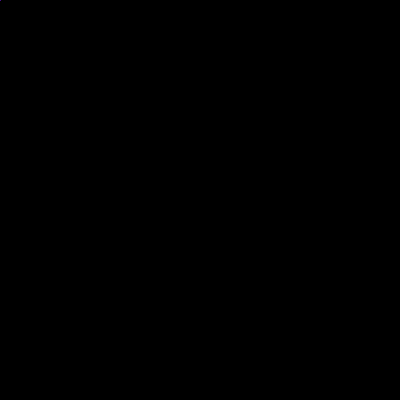
Frame 1 (no input)
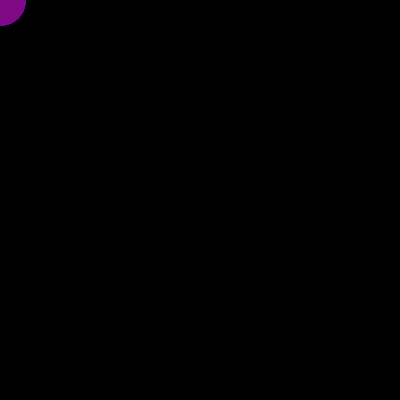
Frame 60 (the mouse pressed at the canvas centre just before this capture)
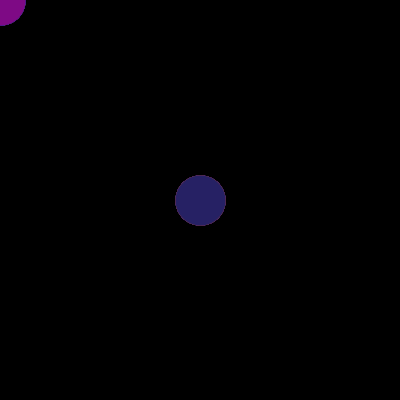
Frame 120 (the mouse held since frame 60 and released just before this capture)

The Processing sketch that drew these frames (run headless with seeded random() and noise(); from frame 60 on, the mouse is pressed at the canvas centre):

// Processing sketch: processing_83766
// ── processing_83766.pde

void setup()
{
size(400,400);
background(0,0,0);
smooth();
}

void draw()
{
stroke(random(168),random(86),random(212));
line(mouseX, mouseY, mouseX, mouseY);
strokeWeight(50);
smooth();
}
